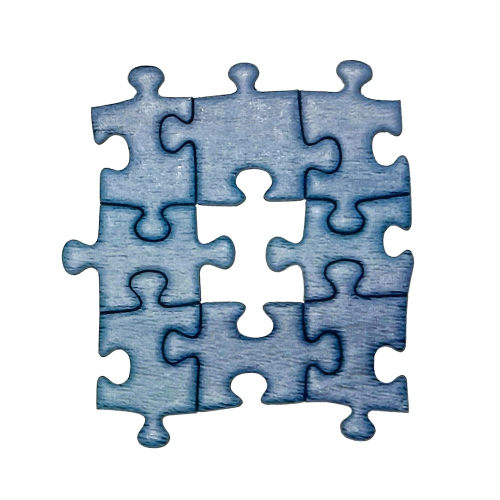
#> input picture data/images/water2/missing.jpg, 1000 x 1000 px (shown at 1/2 size)
$ jupyter execute SW07-affine-transformations-pillow-DEMO.ipynb   (shell and % lines are left out)
#> lines starting #> are read from the running program, lines starting #| are printed output that depends on the picture
# **Image transformations (with Pillow)**

<div style="color:#777777;margin-top: -15px;">
<b>Author</b>: Norman Juchler |
<b>Course</b>: ADLS ISP |
<b>Version</b>: v1.1 <br><br>
<!-- Date: 03.04.2025 -->
<!-- Comments: NOT refactored. -->
</div>

It is a common task to move, rotate, scale or otherwise transform an image. In this tutorial, you will learn about different ways to do this in Python.

**Input**: 2D image
**Output**: Transformed 2D image
**Methods**: translate, rotate, scale, warp, crop
**Tools**: Pillow
**Goal**: Understand how to move an image

---

## **Preparations**

[cell 1]
import numpy as np
import matplotlib.pyplot as plt
import cv2 as cv
import PIL

# Jupyter / IPython configuration:
# Automatically reload modules when modified

# Enable vectorized output (for nicer plots)

# Inline backend configuration

# Enable this line if you want to use the interactive widgets
# It requires the ipympl package to be installed.
#%matplotlib widget

import sys
sys.path.insert(0, "../")
import isp

[cell 2]
# Read in the images
imageA = PIL.Image.open("../data/images/water2/missing.jpg")
#> imageA is the input picture: PIL image 1000x1000 RGB; mean R, G, B 201.9, 211.8, 221
imageB = PIL.Image.open("../data/images/water2/piece-rotated.jpg")
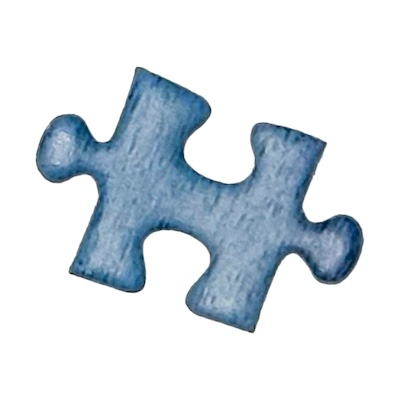
#> input picture data/images/water2/piece-rotated.jpg, 400 x 400 px
#> imageB is the input picture: PIL image 400x400 RGB; mean R, G, B 215.7, 224.2, 231.3
isp.show_image_pair(imageA, imageB)
#> (this line was passed over: isp is not available in this run)

---

## **Basic transformations**

Pillow is really straightforward to use.

[cell 3]
# Define a background color
#background = (143, 166, 193	)   # RGB values
background = (0, 0, 0, 0)       # Transparent color

# Convert the image to RGBA
imageB = imageB.convert("RGBA")
#> imageB: PIL image 400x400 RGBA

# Resize
scaled = imageB.resize((250, 600))
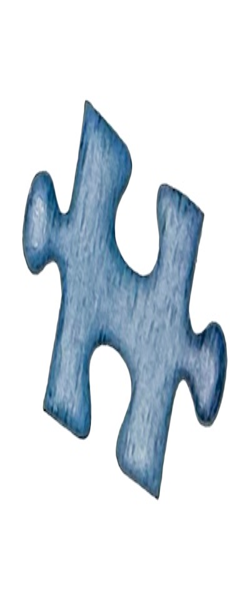
#> scaled: PIL image 250x600 RGBA; mean R, G, B, A 215.7, 224.2, 231.3, 255

# Translate
translated = PIL.Image.new(imageB.mode, imageB.size, color=background)
#> translated: PIL image 400x400 RGBA; every value is 0
translated.paste(imageB, (100, 150))
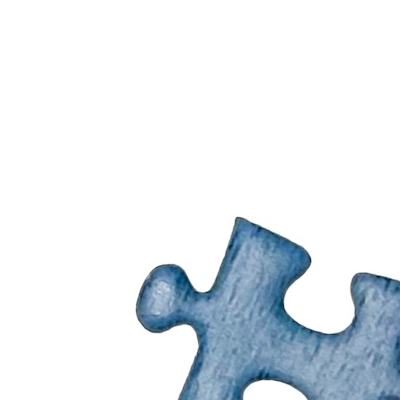
#> translated: PIL image 400x400 RGBA; mean R, G, B, A 93.2, 99.2, 104.2, 119.5; transparent parts drawn white

# Rotate
rotated = imageB.rotate(70, fillcolor=background)
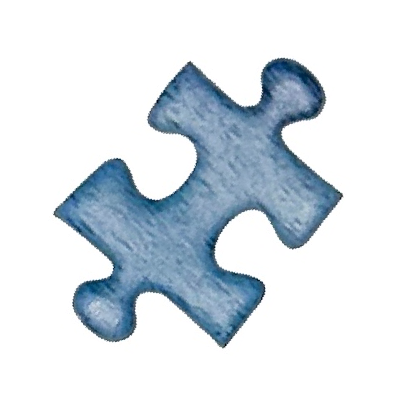
#> rotated: PIL image 400x400 RGBA; mean R, G, B, A 184.2, 192.7, 199.8, 223.5; transparent parts drawn white

isp.show_image_chain(images=(imageB, scaled, translated, rotated),
                     titles=("original", "scaled", "translated", "rotated"))
#> (this line was passed over: isp is not available in this run)

[cell 4]
# It is also possible to specify an affine transformation matrix
# to perform arbitrary transformations
mask = np.array([[0.51, -1.1, 400], [1.5, 0.8, -400], [0, 0, 1]])
transformed = imageB.transform(imageB.size, PIL.Image.AFFINE, mask.flatten(),
                               fillcolor=background)
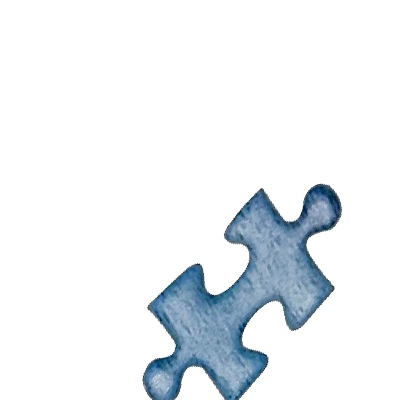
#> transformed: PIL image 400x400 RGBA; mean R, G, B, A 86.3, 90.4, 93.8, 105.2; transparent parts drawn white
isp.show_image_chain(images=[imageB, transformed], dpi=150,
                     titles=["original", "transformed"], )
#> (this line was passed over: isp is not available in this run)
